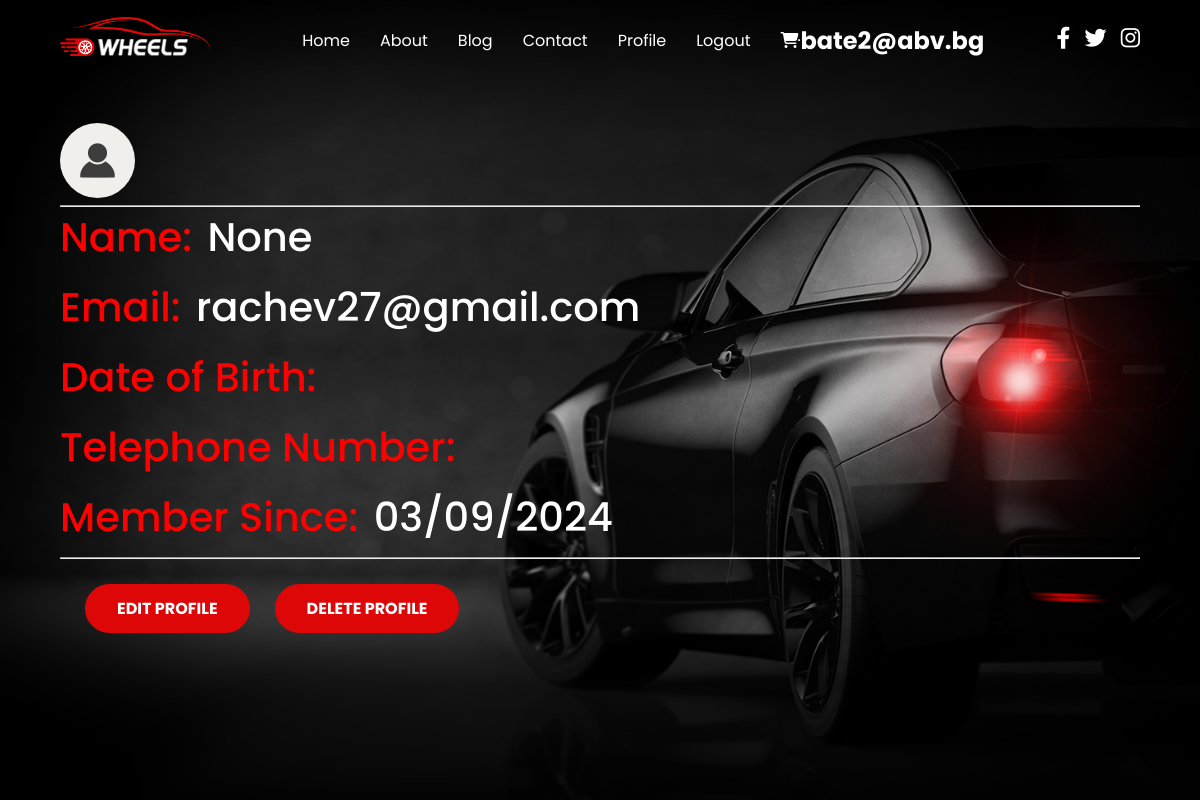
Screenshot of /accounts/profile/4/ (signed in) with the database file from the repository.
### autovibe_project/accounts/models.py (models this page shows)
class AutoVibeUser(auth_models.AbstractBaseUser, auth_models.PermissionsMixin):
    email = models.EmailField(
        _("email address"),
        unique=True,
        error_messages={
            "unique": _("A user with that email already exists."),
        },
    )
    date_joined = models.DateTimeField(_("date joined"), default=timezone.now)
    is_staff = models.BooleanField(
        default=False,
    )
    is_active = models.BooleanField(
        default=True,
    )
    USERNAME_FIELD = "email"
    objects = AutoVibeUserManager()

class Profile(models.Model):
    MAX_FIRST_NAME_LENGTH = 30
    MAX_LAST_NAME_LENGTH = 30
    first_name = models.CharField(
        max_length=MAX_FIRST_NAME_LENGTH,
        blank=True,
        null=True,
    )
    last_name = models.CharField(
        max_length=MAX_LAST_NAME_LENGTH,
        blank=True,
        null=True,
    )
    date_of_birth = models.DateField(
        blank=True,
        null=True,
    )
    profile_picture = models.ImageField(
        upload_to="profile_pictures/",
        blank=True,
        null=True,
    )
    telephone_number = models.CharField(
        max_length=20,
        blank=True,
        null=True,
    )
    user = models.OneToOneField(
        AutoVibeUser,
        primary_key=True,
        on_delete=models.CASCADE,
    )
    @property
    def full_name(self):
        if self.first_name and self.last_name:
            return f'{self.first_name} {self.last_name}'
        return self.first_name or self.last_name

### autovibe_project/accounts/views.py (the view)
# urls.py: path('', views.ProfileDetailsView.as_view(), name='profile_details'),
class ProfileDetailsView(auth_mixins.LoginRequiredMixin,views.DetailView):
    queryset = Profile.objects.prefetch_related('user').all()
    template_name = 'accounts/details_profile.html'

### templates/accounts/details_profile.html (shortened to what this page needs)
{% extends 'base.html' %}
{% load static %}
{% block content %}
    <section class="hero">
        <div class="text">
            {% if object.user.profile.profile_picture %}
                <img class="small-image" src="{{ object.profile_picture.url }}" alt="Profile Image">
            {% else %}
                <img class="small-image" src="{% static 'img/dummy_user.jpg' %}" alt="Profile Image">
            {% endif %}
            <hr>
            <h4><span class="red-text">Name:</span> <span class="white-text">{{ object.user.profile.full_name }}</span>
            </h4>
            <h4><span class="red-text">Email:</span> <span class="white-text">{{ object.user.email }}</span></h4>
            <h4><span class="red-text">Date of Birth:</span> </h4>
            <h4><span class="red-text">Telephone Number:</span> </h4>
            <h4><span class="red-text">Member Since:</span> <span
                    class="white-text">{{ object.user.date_joined|date:"SHORT_DATE_FORMAT" }}</span></h4>
            <hr>
            <div class="form-row">
                <a class="btn sell-btn" href="{% url 'profile_update' object.pk %}">Edit Profile</a>
                <a class="btn" href="{% url 'profile_delete' object.pk %}">Delete Profile</a>
            </div>
        </div>
    </section>
{% endblock %}

### templates/partials/header.html
{% load static %}
<header>
    <nav>
        <a href="{% url 'index' %}">
            <img src="{% static 'img/car-logo.png' %}" class="logo" alt="">
        </a>
        <div class="menu">
            <a href="{% url 'index' %}">Home</a>
            <a href="{% url 'about_page' %}">About</a>
            <a href="#">Blog</a>
            <a href="#">Contact</a>
            {% if not request.user.is_authenticated %}
            <a href="{% url 'login_user' %}">Login</a>
            <a href="{% url 'register_user' %}">Register</a>
            <a href="#"><i class="fa-solid fa-magnifying-glass"></i></a>
            {% else %}
             <a href="{% url 'profile_details' pk=request.user.pk %}">Profile</a>
             <a href="{% url 'logout_user' %}">Logout</a>
             <a href="#"><i class="fa-solid fa-cart-shopping"></i></a>
            {% endif %}
            <hr>
            <h1 style="color: white">{{ request.user }}</h1>
        </div>
        <div class="social">
            <a href="#"><i class="fa-brands fa-facebook-f"></i></a>
            <a href="#"><i class="fa-brands fa-twitter"></i></a>
            <a href="#"><i class="fa-brands fa-instagram"></i></a>
        </div>
    </nav>
</header>

### staticfiles/style.css (style rules this page uses)
* { padding: 0; margin: 0; box-sizing: border-box; text-decoration: none; font-family: 'Poppins', sans-serif; }
header { position: fixed; top: 0; left: 0; right: 0; }
header nav { width: 90%; margin: auto; display: flex; justify-content: space-between; align-items: center; height: 80px; }
header nav .logo { width: 150px; }
header nav .menu { display: flex; align-items: center; }
nav .menu a { color: #fff; margin-left: 30px; position: relative; }
nav .menu a::after { content: ''; position: absolute; bottom: -5px; left: 0; width: 0%; height: 2px; background-color: #dd0707; transition: 0.4s; }
nav .social a i { color: #fff; font-size: 22px; margin-left: 10px; transition: 0.3s; }
.hero { width: 100%; height: 100vh; background: url(img/bg.jpg); background-position: center; background-size: cover; display: flex; justify-content: center; align-items: center; }
.hero .text { width: 90%; margin: auto; }
.hero .text h4 { font-size: 40px; color: #fff; font-weight: 500; margin-bottom: 10px; }
.hero .text .btn { padding: 10px 30px; background-color: #dd0707; text-transform: uppercase; color: #fff; font-weight: bold; border-radius: 30px; border: 2px solid #dd0707; transition: 0.3s; }
.hero .text .btn.sell-btn { margin: 25px; }
.hero .text h4 { color: #dd0707; }
.hero .text a { color: red; }
.small-image { width: 75px; border-radius: 100%; height: auto; }
.form-row { display: flex; align-items: center; margin-bottom: 20px; }
.btn { padding: 10px 30px; background-color: #dd0707; color: #fff; font-weight: bold; border-radius: 30px; border: 2px solid #dd0707; transition: 0.3s; }
.white-text { color: white; margin-left: 5px; }
.red-text { color: red; }

### rows the page displays
AutoVibeUser: user "bate2@abv.bg"
Profile: user.profile.full_name "None", user.email "rachev27@gmail.com", user.date_joined "03/09/2024"
